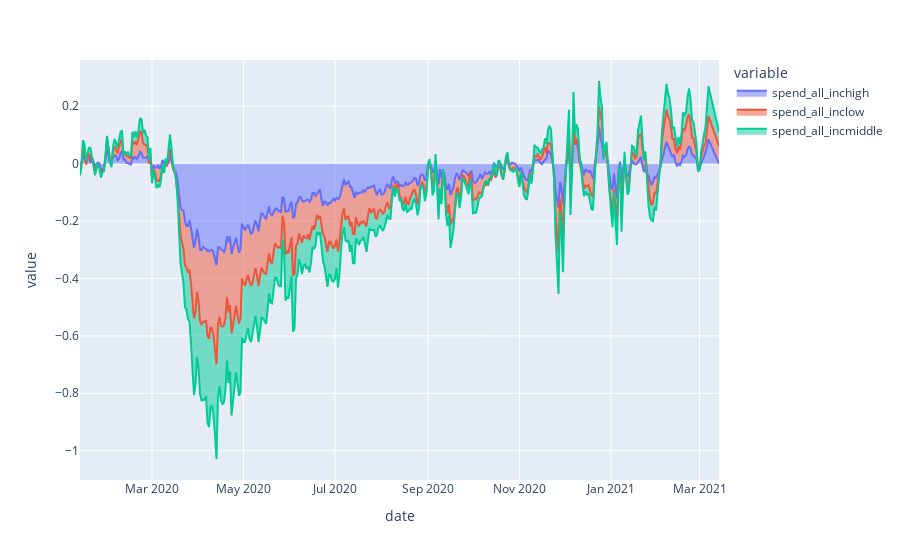

The cell this chart's notebook holds for it:
### Code cell
px.area(consum_spend_az, x='date', y=spend_incomes)

### Figure 1 — Plotly figure (JSON) as saved in the notebook; plotly's stock layout.template omitted (floating-point values rounded to 4 significant figures; data arrays with more than 128 entries replaced by an {"elided": "..."} marker saying what was removed)
{"data": [{"hovertemplate": "variable=spend_all_inchigh<br>date=%{x}<br>value=%{y}<extra></extra>", "legendgroup": "spend_all_inchigh", "line": {"color": "#636efa"}, "mode": "lines", "name": "spend_all_inchigh", "orientation": "v", "showlegend": true, "stackgroup": "1", "type": "scatter", "x": {"elided": "421 str values"}, "xaxis": "x", "y": {"elided": "421 float values"}, "yaxis": "y"}, {"hovertemplate": "variable=spend_all_inclow<br>date=%{x}<br>value=%{y}<extra></extra>", "legendgroup": "spend_all_inclow", "line": {"color": "#EF553B"}, "mode": "lines", "name": "spend_all_inclow", "orientation": "v", "showlegend": true, "stackgroup": "1", "type": "scatter", "x": {"elided": "421 str values"}, "xaxis": "x", "y": {"elided": "421 float values"}, "yaxis": "y"}, {"hovertemplate": "variable=spend_all_incmiddle<br>date=%{x}<br>value=%{y}<extra></extra>", "legendgroup": "spend_all_incmiddle", "line": {"color": "#00cc96"}, "mode": "lines", "name": "spend_all_incmiddle", "orientation": "v", "showlegend": true, "stackgroup": "1", "type": "scatter", "x": {"elided": "421 str values"}, "xaxis": "x", "y": {"elided": "421 float values"}, "yaxis": "y"}], "layout": {"autosize": true, "legend": {"title": {"text": "variable"}, "tracegroupgap": 0}, "margin": {"t": 60}, "xaxis": {"anchor": "y", "autorange": true, "domain": [0, 1], "range": ["2020-01-13", "2021-03-14"], "title": {"text": "date"}, "type": "date"}, "yaxis": {"anchor": "x", "autorange": true, "domain": [0, 1], "range": [-1.102, 0.3611], "title": {"text": "value"}, "type": "linear"}}}
